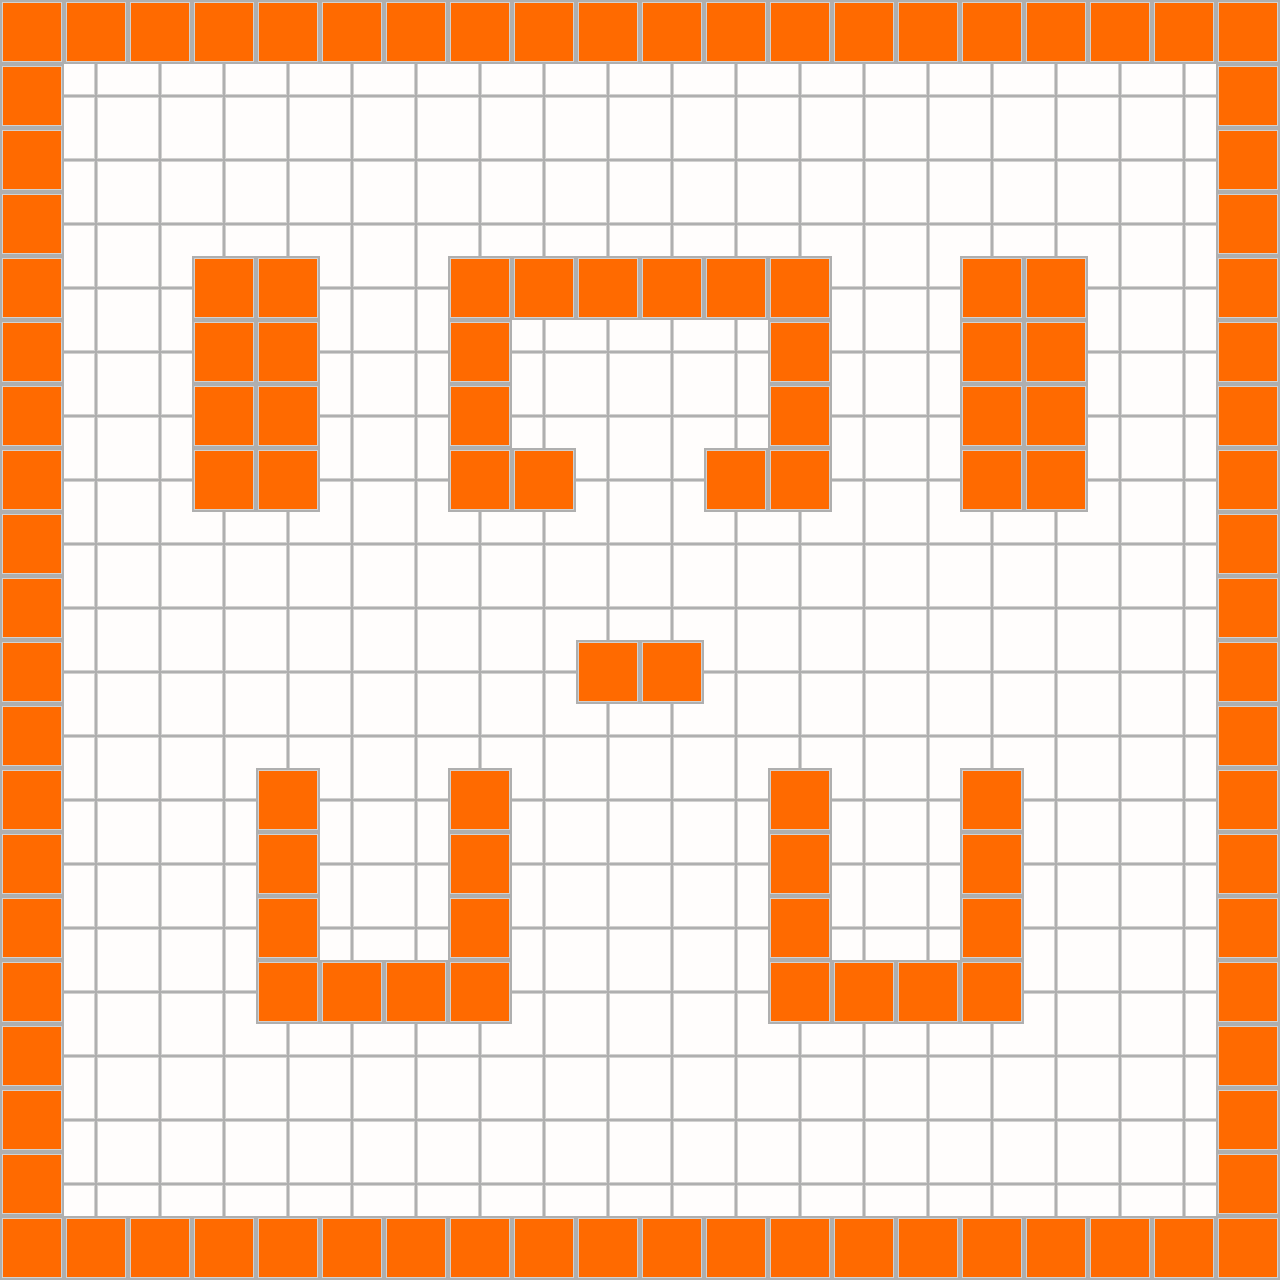

Rendered tile map (Tiled .tmx) drawn with the repository's tilesets; below, a short description and the full map source, tile grids included:
An orthogonal 20x20 tile map with 64x64 px tiles, 2 tile layers (ground, walls).

<map version="1.2" tiledversion="1.3.2" orientation="orthogonal" renderorder="right-down" compressionlevel="0" width="20" height="20" tilewidth="64" tileheight="64" infinite="0" nextlayerid="3" nextobjectid="1">
 <tileset firstgid="1" name="textures" tilewidth="64" tileheight="64" tilecount="25" columns="5">
  <image source="../tiles/textures.png" width="320" height="320" />
  <tile id="1">
   <properties>
    <property name="collide" type="bool" value="true" />
   </properties>
  </tile>
  <tile id="2">
   <properties>
    <property name="collide" type="bool" value="true" />
   </properties>
  </tile>
 </tileset>
 <layer id="1" name="ground" width="20" height="20">
  <data encoding="csv">
1,1,1,1,1,1,1,1,1,1,1,1,1,1,1,1,1,1,1,1,
1,1,1,1,1,1,1,1,1,1,1,1,1,1,1,1,1,1,1,1,
1,1,1,1,1,1,1,1,1,1,1,1,1,1,1,1,1,1,1,1,
1,1,1,1,1,1,1,1,1,1,1,1,1,1,1,1,1,1,1,1,
1,1,1,1,1,1,1,1,1,1,1,1,1,1,1,1,1,1,1,1,
1,1,1,1,1,1,1,1,1,1,1,1,1,1,1,1,1,1,1,1,
1,1,1,1,1,1,1,1,1,1,1,1,1,1,1,1,1,1,1,1,
1,1,1,1,1,1,1,1,1,1,1,1,1,1,1,1,1,1,1,1,
1,1,1,1,1,1,1,1,1,1,1,1,1,1,1,1,1,1,1,1,
1,1,1,1,1,1,1,1,1,1,1,1,1,1,1,1,1,1,1,1,
1,1,1,1,1,1,1,1,1,1,1,1,1,1,1,1,1,1,1,1,
1,1,1,1,1,1,1,1,1,1,1,1,1,1,1,1,1,1,1,1,
1,1,1,1,1,1,1,1,1,1,1,1,1,1,1,1,1,1,1,1,
1,1,1,1,1,1,1,1,1,1,1,1,1,1,1,1,1,1,1,1,
1,1,1,1,1,1,1,1,1,1,1,1,1,1,1,1,1,1,1,1,
1,1,1,1,1,1,1,1,1,1,1,1,1,1,1,1,1,1,1,1,
1,1,1,1,1,1,1,1,1,1,1,1,1,1,1,1,1,1,1,1,
1,1,1,1,1,1,1,1,1,1,1,1,1,1,1,1,1,1,1,1,
1,1,1,1,1,1,1,1,1,1,1,1,1,1,1,1,1,1,1,1,
1,1,1,1,1,1,1,1,1,1,1,1,1,1,1,1,1,1,1,1
</data>
 </layer>
 <layer id="2" name="walls" width="20" height="20">
  <data encoding="csv">
3,3,3,3,3,3,3,3,3,3,3,3,3,3,3,3,3,3,3,3,
3,4,4,4,4,4,4,4,4,4,4,4,4,4,4,4,4,4,4,3,
3,4,4,4,4,4,4,4,4,4,4,4,4,4,4,4,4,4,4,3,
3,4,4,4,4,4,4,4,4,4,4,4,4,4,4,4,4,4,4,3,
3,4,4,3,3,4,4,3,3,3,3,3,3,4,4,3,3,4,4,3,
3,4,4,3,3,4,4,3,4,4,4,4,3,4,4,3,3,4,4,3,
3,4,4,3,3,4,4,3,4,4,4,4,3,4,4,3,3,4,4,3,
3,4,4,3,3,4,4,3,3,4,4,3,3,4,4,3,3,4,4,3,
3,4,4,4,4,4,4,4,4,4,4,4,4,4,4,4,4,4,4,3,
3,4,4,4,4,4,4,4,4,4,4,4,4,4,4,4,4,4,4,3,
3,4,4,4,4,4,4,4,4,3,3,4,4,4,4,4,4,4,4,3,
3,4,4,4,4,4,4,4,4,4,4,4,4,4,4,4,4,4,4,3,
3,4,4,4,3,4,4,3,4,4,4,4,3,4,4,3,4,4,4,3,
3,4,4,4,3,4,4,3,4,4,4,4,3,4,4,3,4,4,4,3,
3,4,4,4,3,4,4,3,4,4,4,4,3,4,4,3,4,4,4,3,
3,4,4,4,3,3,3,3,4,4,4,4,3,3,3,3,4,4,4,3,
3,4,4,4,4,4,4,4,4,4,4,4,4,4,4,4,4,4,4,3,
3,4,4,4,4,4,4,4,4,4,4,4,4,4,4,4,4,4,4,3,
3,4,4,4,4,4,4,4,4,4,4,4,4,4,4,4,4,4,4,3,
3,3,3,3,3,3,3,3,3,3,3,3,3,3,3,3,3,3,3,3
</data>
 </layer>
</map>